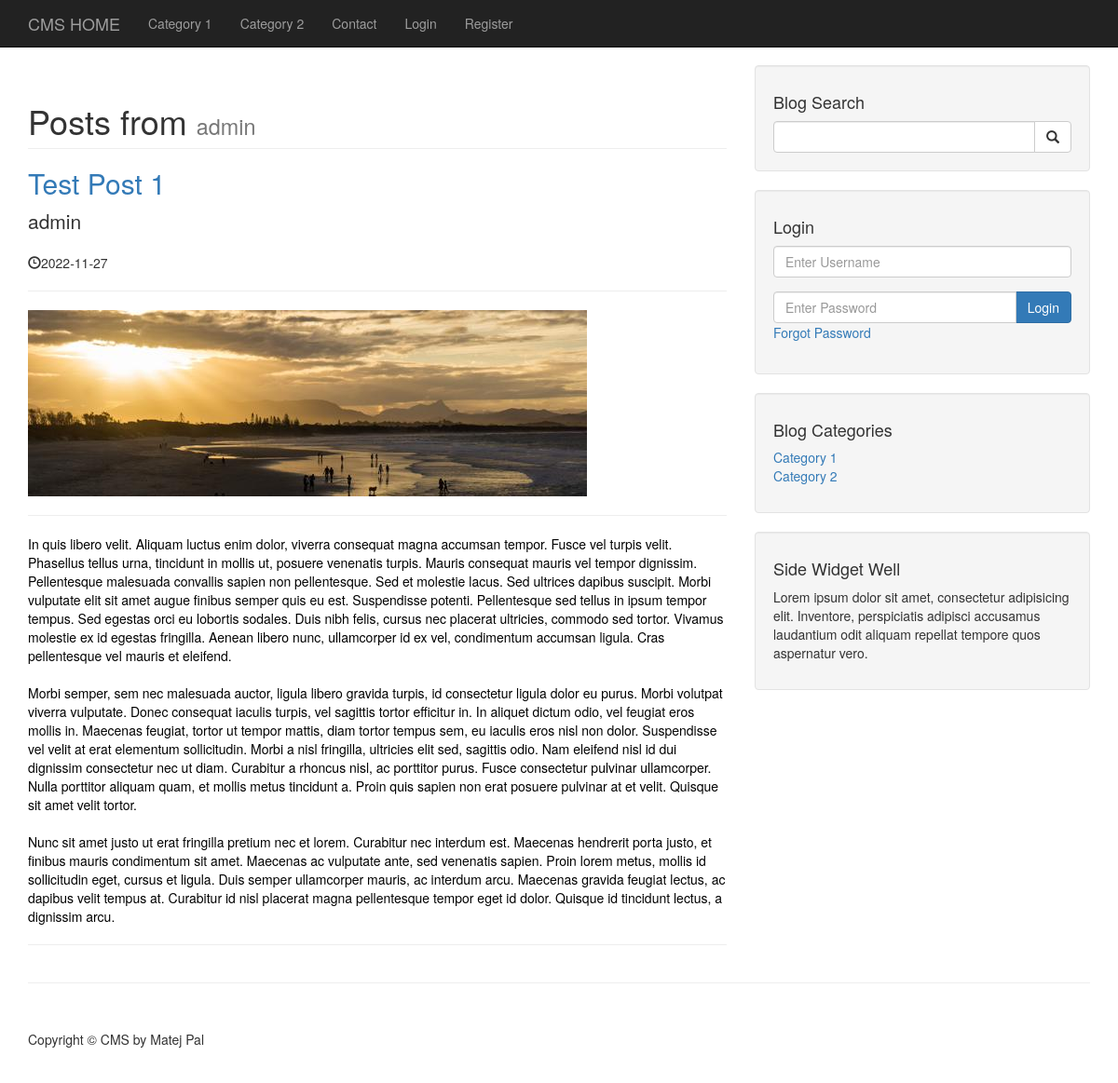
The page /author_posts.php?author=admin&p_id=169 on the database its author committed.
### tables this page shows
CREATE TABLE `categories` (
  `cat_id` int(3) NOT NULL,
  `user_id` int(11) NOT NULL,
  `cat_title` varchar(255) NOT NULL
);

CREATE TABLE `posts` (
  `post_id` int(4) NOT NULL,
  `post_category_id` int(3) NOT NULL,
  `user_id` int(11) NOT NULL,
  `post_title` varchar(255) NOT NULL,
  `post_author` varchar(255) NOT NULL,
  `post_user` varchar(255) NOT NULL,
  `post_date` date NOT NULL,
  `post_image` text NOT NULL,
  `post_content` longtext NOT NULL,
  `post_tags` varchar(255) NOT NULL,
  `post_comment_count` int(11) NOT NULL,
  `post_status` varchar(255) NOT NULL DEFAULT 'draft',
  `post_view_count` int(11) NOT NULL,
  `likes` int(11) NOT NULL
);

### admin/function.php (called while the page is built, shortened)
<?php
function isLoggedIn(){
    return false;
}
function escape($string){
global $connection;
return mysqli_real_escape_string($connection, trim($string));
}

### author_posts.php (the view, shortened to what this page needs)
<?php include "includes/header.php" ?>
<?php include "includes/navigation.php" ?>
<div class="container">
    <div class="row">
        <div class="col-md-8">
            <?php
            if(isset($_GET["p_id"])){
                $the_post_id     = escape($_GET["p_id"]);
                $the_post_author = escape($_GET["author"]);
            }
            $query = "SELECT * FROM posts WHERE post_user = '{$the_post_author}' ";
            $select_all_posts_query = mysqli_query($connection, $query);
            while ($row = mysqli_fetch_assoc($select_all_posts_query)) {
                $post_title   = $row["post_title"];
                $post_author  = $row["post_user"];
                $post_date    = $row["post_date"];
                $post_image   = $row["post_image"];
                $post_content = $row["post_content"];
                ?>
                <h1 class="page-header">
                    Posts from
                    <small><?php echo $post_author ?></small>
                </h1>
                <h2>
                    <a href="post.php?p_id=<?php echo $the_post_id; ?>"><?php echo $post_title ?></a>
                </h2>
                <p class="lead">
                    <?php echo $post_author ?>
                </p>
                <p><span class="glyphicon glyphicon-time"></span><?php echo $post_date ?></p>
                <hr>
                <img class="img-responsive" src="images/<?php echo $post_image ?>" alt="">
                <hr>
                <p><?php echo $post_content ?></p>
                <hr>
                <?php  }   ?>
        </div>
        <?php include "includes/sidebar.php" ?>
    </div>
    <hr>
        <?php include "includes/footer.php" ?>

### includes/navigation.php (shortened to what this page needs)
<nav class="navbar navbar-inverse navbar-fixed-top" role="navigation">
    <div class="container">
        <div class="navbar-header">
            <a class="navbar-brand" href="/cms/">CMS HOME</a>
        </div>
        <div class="collapse navbar-collapse" id="bs-example-navbar-collapse-1">
            <ul class="nav navbar-nav">
                <?php
                $query = "SELECT * FROM categories ";
                $select_all_categories_query = mysqli_query($connection, $query);
                while ($row = mysqli_fetch_assoc($select_all_categories_query)) {
                    $cat_title = $row["cat_title"];
                    $cat_id    = $row["cat_id"];
                    $category_class = "";
                    $registration_class = "";
                    $contact_class = "";
                    $login_class = "";
                    echo "<li class='$category_class'><a href='/cms/category/$cat_id'>{$cat_title}</a></li>";
                }
                ?>
                <li class="<?php echo $contact_class ?>">
                    <a href="/cms/contact">Contact</a>
                </li>
                <?php if(isLoggedIn()): ?>
                    <li>
                        <a href="/cms/admin/">Admin</a>
                    </li>
                    <li>
                        <a href="/cms/includes/logout.php">Log Out</a>
                    </li>
                    <?php else: ?>
                    <li class="<?php echo $login_class ?>">
                        <a href="/cms/login">Login</a>
                    </li>
                    <li class="<?php echo $registration_class ?>">
                        <a href="/cms/registration">Register</a>
                    </li>
                <?php endif; ?>
            </ul>
        </div>
    </div>
</nav>

### includes/sidebar.php (shortened to what this page needs)
<div class="col-md-4">
    <div class="well">
        <h4>Blog Search</h4>
        <form action="search.php" method="post">
            <div class=" input-group">
                <input name="search" type="text" class="form-control">
                <span class="input-group-btn">
                    <button name="submit" class="btn btn-default" type="submit">
                        <span class="glyphicon glyphicon-search"></span>
                    </button>
                </span>
            </div>
        </form>
    </div>
    <div class="well">
        <?php if(isset($_SESSION["user_role"])): ?>
            <h4>Logged in as <?php echo $_SESSION["username"] ?></h4>
            <a href="/cms/includes/logout.php" class="btn btn-primary">Log Out</a>
        <?php else: ?>
            <h4>Login</h4>
            <form method="post">
                <div class=" form-group">
                    <input name="username" type="text" class="form-control" placeholder="Enter Username">
                </div>
                <div class=" input-group">
                    <input name="password" type="password" class="form-control" placeholder="Enter Password">
                    <span class="input-group-btn">
                        <button type="submit" class="btn btn-primary" name="login">Login</button>
                    </span>
                </div>
                <div class=" form-group">
                    <a href="/cms/forgot_password.php?forgot=<?php echo uniqid(true); ?>">Forgot Password</a>
                </div>
            </form>
        <?php endif; ?>
    </div>
    <?php
    $query = "SELECT * FROM categories";
    $select_categories_sidebar = mysqli_query($connection, $query);
    ?>
    <div class="well">
        <h4>Blog Categories</h4>
        <div class="row">
            <div class="col-lg-12">
                <ul class="list-unstyled">
                    <?php
                    while ($row = mysqli_fetch_assoc($select_categories_sidebar)) {
                        $cat_title = $row["cat_title"];
                        $cat_id = $row["cat_id"];
                        echo "<li><a href='category.php?category=$cat_id'>{$cat_title}</a></li>";
                    }
                    ?>
                </ul>
            </div>
        </div>
    </div>
    <?php include "widget.php"; ?>
</div>

### css/blog-home.css (style rules this page uses)
body { padding-top: 70px; }

### rows shown on the page
categories: cat_title "Category 1"
categories: cat_title "Category 2"
posts: post_user "admin", post_title "Test Post 1", post_date "2022-11-27", post_image (picture), post_content "In quis libero velit. Aliquam luctus enim dolor, viverra consequat magna accumsan tempor. Fusce vel turpis velit. Phasellus tellus urna, tincidunt in mollis ut, posuere venenatis turpis. Mauris consequat mauris vel tempor dignissim. Pellentesque malesuada convallis sapien non pellentesque. Sed et molestie lacus. Sed ultrices dapibus suscipit. Morbi vulputate elit sit amet augue finibus semper quis eu est. Suspendisse potenti. Pellentesque sed tellus in ipsum tempor tempus. Sed egestas orci eu lobortis sodales. Duis nibh felis, cursus nec placerat ultricies, commodo sed tortor. Vivamus molestie ex id egestas fringilla. Aenean libero nunc, ullamcorper id ex vel, condimentum accumsan ligula.…"
